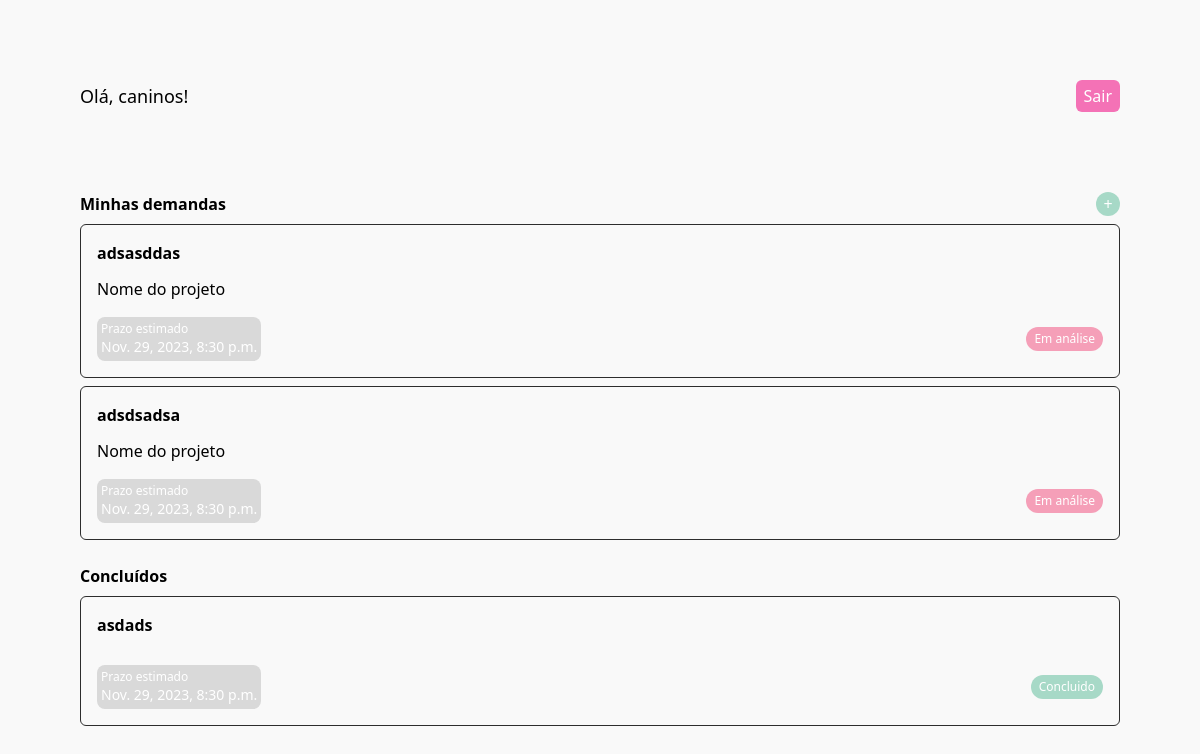
Screenshot of /home/ (signed in) with the database file from the repository.
### fullapp/models.py (models this page shows, shortened)
class User(AbstractUser):
    ADMIN = 1
    AMBASSADOR = 2
    USER = 3
    ROLE_CHOICES = (
        (ADMIN, 'Admin'),
        (AMBASSADOR, 'Ambassador'),
        (USER, 'User'),
    )
    role = models.PositiveSmallIntegerField(choices=ROLE_CHOICES, default=USER)
    name = models.CharField(max_length=255, null=True, blank=True)
    phone = models.CharField(max_length=255, null=True, blank=True)
    email = models.CharField(max_length=255, null=True, blank=True)
    password = models.CharField(max_length=255, null=True, blank=True)
    project = models.CharField(max_length=50, null=True, blank=True)
    objective = models.CharField(max_length=255, null=True, blank=True)
    region = models.CharField(choices=get_choices(RegionEnum), default=RegionEnum.PERNAMBUCO, max_length=255, null=True, blank=True)

class Demand(models.Model):
    user = models.ForeignKey(User, on_delete=models.CASCADE, null=True, blank=True)
    title = models.CharField(max_length=255, null=True, blank=True)
    description = models.CharField(max_length=255, null=True, blank=True)
    status = models.CharField(choices=get_choices(StatusEnum), default=StatusEnum.IN_ANALISYS, max_length=255, null=True, blank=True)
    region = models.CharField(choices=get_choices(RegionEnum), default=RegionEnum.PERNAMBUCO, max_length=255, null=True, blank=True)
    user = models.ForeignKey(User, on_delete=models.CASCADE, null=True, blank=True)
    created_at = models.DateTimeField(auto_now_add=True)

### fullapp/views.py (the view, shortened to what this page needs)
# urls.py: path('home/', home, name="home"),
@login_required
def home(request):
  current_user = request.user
  if current_user.role == 1:
    return render(request, 'management/home.html')
  else:
    user_demands_concluded = Demand.objects.filter(user=request.user, status=StatusEnum.CONCLUDED)
    user_demands_in_analysis = Demand.objects.filter(user=request.user).exclude(status=StatusEnum.CONCLUDED)
    return render(request, "usuario/home.html", {
       'concluded_demands': user_demands_concluded,
       'in_analysis_demands': user_demands_in_analysis
    })

### fullapp/templates/usuario/home.html (shortened to what this page needs)
{% extends 'commons/base.html' %}
{% block content %}
<div class="p-10 lg:p-20 flex justify-between items-center">
    <h1 class="text-lg">Olá, {{ user.username }}!</h1>
    <a href="/logout" class="bg-pink-400 px-2 py-1 transition-colors rounded-md text-white">Sair</a>
</div>
<div class="flex flex-col gap-2 px-10 lg:px-20">
    <div class="flex items-center justify-between">
        <span class="font-bold">Minhas demandas</span>
        <a href="/demand/create" class="grid place-items-center w-6 h-6 rounded-full text-white bg-[#A7D9C7]">+</a>
    </div>
    <div class="flex flex-col gap-2">
        {% if in_analysis_demands %}
            {% for demand in in_analysis_demands %}
                <div class="border border-[#2D2D2D] rounded-md p-4 flex flex-col gap-4">
                    <div class="flex flex-col gap-3">
                        <strong>{{ demand.title }}</strong>
                        <span>Nome do projeto</span>
                    </div>
                    <div class="flex items-center justify-between">
                        <div class="bg-[#D9D9D9] text-white flex flex-col rounded-lg p-1">
                            <span class="text-xs">Prazo estimado</span>
                            <span class="text-sm">{{ demand.created_at }}</span>
                        </div>
                        <span class="block py-1 px-2 bg-[#F59FB8] text-xs text-white rounded-full">{{ demand.status }}</span>
                    </div>
                </div>
            {% endfor %}
        {% else %}
            <span>Você não tem nenhuma demanda em análise.</span>
        {% endif %}
    </div>
</div>
<div class="flex flex-col gap-2 px-10 lg:px-20 mt-6">
    <div class="flex justify-between">
        <span class="font-bold">Concluídos</span>
    </div>
    <div class="flex flex-col gap-2">
        {% if concluded_demands %}
            {% for demand in concluded_demands %}
                <div class="border border-[#2D2D2D] rounded-md p-4 flex flex-col gap-4">
                    <div class="flex flex-col gap-3">
                        <strong>{{ demand.title }}</strong>
                    </div>
                    <div class="flex items-center justify-between">
                        <div class="bg-[#D9D9D9] text-white flex flex-col rounded-lg p-1">
                            <span class="text-xs">Prazo estimado</span>
                            <span class="text-sm">{{ demand.created_at}} </span>
                        </div>
                        <span class="block py-1 px-2 bg-[#A7D9C7] text-xs text-white rounded-full">{{ demand.status }}</span>
                    </div>
                </div>
            {% endfor %}
        {% else %}
            <span>Você não tem nenhuma demanda concluída.</span>
        {% endif %}
    </div>
</div>
{% endblock %}

### rows the page displays
User: username "caninos"
Demand: title "adsasddas", created_at "Nov. 29, 2023, 8:30 p.m.", status "Em análise"
Demand: title "adsdsadsa", created_at "Nov. 29, 2023, 8:30 p.m.", status "Em análise"
Demand: title "asdads", created_at "Nov. 29, 2023, 8:30 p.m.", status "Concluido"
